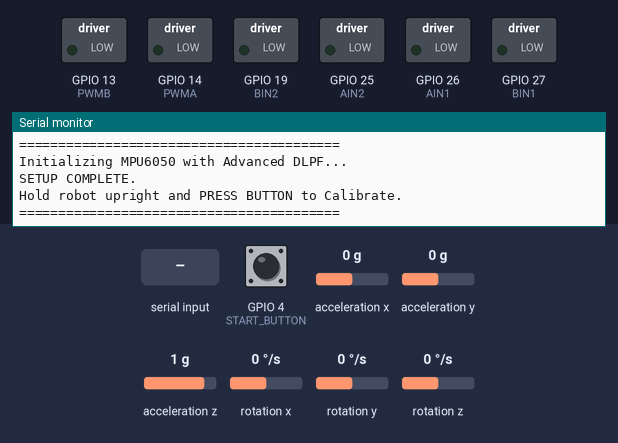
Bench run of a sketch on a simulated ESP32. Shown: switched loads named in the sketch (green lamp = pin HIGH), the last lines printed to the serial monitor. Wiring (inferred from the names in the program): MPU-6050 motion sensor at I2C address 0x68. The test bench sets the inputs (shaded band); at power-on: GPIO 4 (START_BUTTON) HIGH, acceleration x 0 g, acceleration y 0 g, acceleration z 1 g, rotation x 0 °/s, rotation y 0 °/s, rotation z 0 °/s.

Above: at 2.3 s.
2.4 s: GPIO 4 (START_BUTTON) pulled LOW for 0.15 s
At 3.2 s:
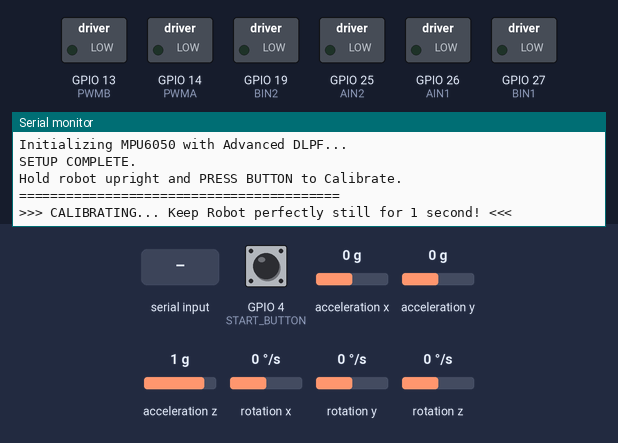
4.9 s: "O\n" received over Serial
At 5.6 s:
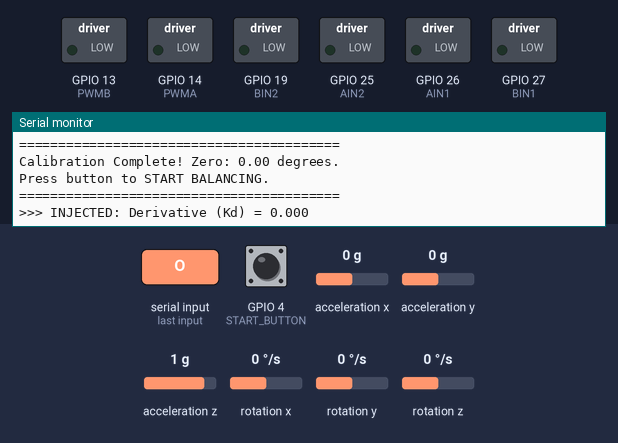
6.4 s: GPIO 4 (START_BUTTON) pulled LOW for 1 s
At 8.3 s:
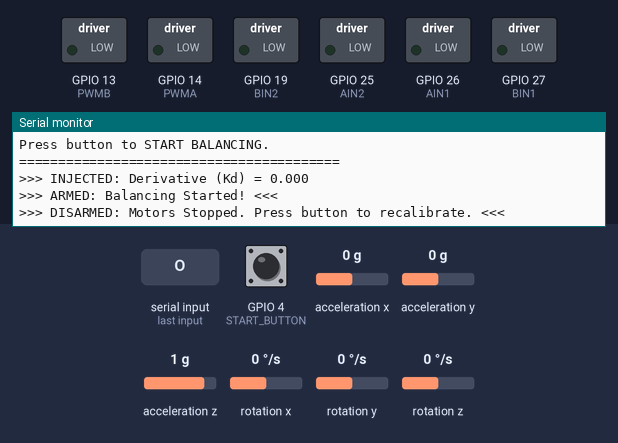
8.9 s: "J\n" received over Serial
At 9.8 s:
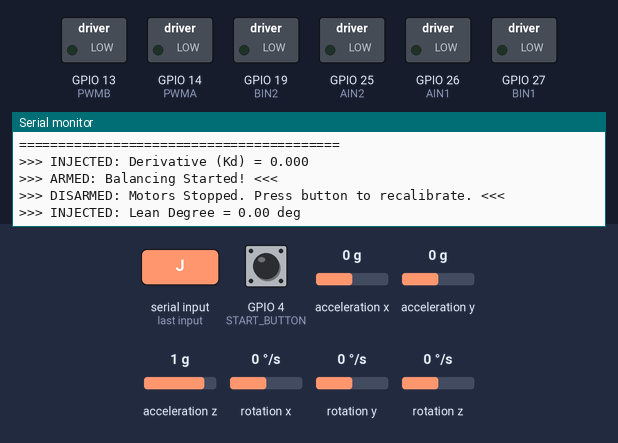
10.4 s: "h\n" received over Serial
At 10.9 s:
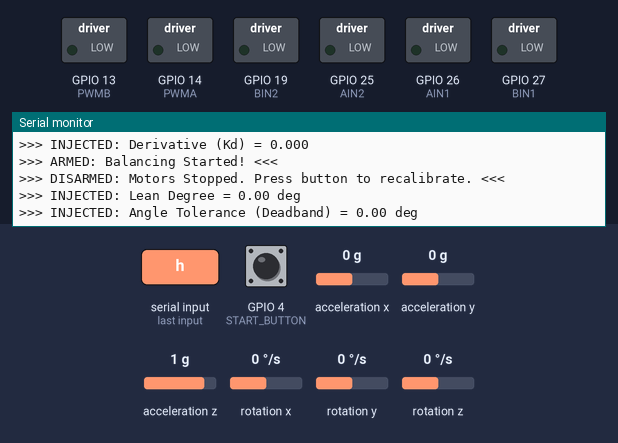

The sketch:

Self_PID_Dir_deg_serial.ino
```cpp
#include <Wire.h>
#include "Kalman.h"

/******************* HARDWARE PIN DEFINITIONS *********************/
const int START_BUTTON = 4;

// Motor A (Left)
const int PWMA = 14;
const int AIN1 = 26;
const int AIN2 = 25;

// Motor B (Right)
const int PWMB = 13;
const int BIN1 = 27;
const int BIN2 = 19;

// ESP32 I2C Pins
const int SDA_PIN = 22;
const int SCL_PIN = 23;

/******************* SYSTEM STATE VARIABLES *********************/
enum SystemState { DISARMED, CALIBRATING, READY, ARMED };
SystemState currentState = DISARMED;
unsigned long lastButtonPress = 0;

// Calibration Variables
unsigned long calibStartTime = 0;
float angleSum = 0;
int calibCount = 0;

/******************* MPU6050 KALMAN VARIABLES *********************/
const uint8_t IMUAddress = 0x68;
#define RESTRICT_PITCH
Kalman kalmanX;
Kalman kalmanY;

double accX, accY, accZ;
double gyroX, gyroY, gyroZ;
int16_t tempRaw;

double gyroXangle, gyroYangle;
double compAngleX, compAngleY;
double kalAngleX, kalAngleY;

uint32_t timer;
uint8_t i2cData[14];

/******************* PID CONTROLLER VARIABLES *********************/
float refAngle = 0.0; // Overwritten by Auto-Calibration

// Starting values based on your successful LQR tuning
float Kp = 18;
float Ki = 230;  // High integral to fight drift
float Kd = 0.55;

float err_integral = 0.0;
const float integral_limit = 800.0; // Anti-windup cap

float pid_output = 0;

// Motor Constraints
int max_speed = 180;
int min_speed = 20;         // Minimum PWM to break static friction
int motor_rest_limit = 40;  // Deadband to kill micro-vibration when perfectly balanced

/******************* MOVEMENT VARIABLES *********************/
float pitchOffset = 0.0;    // Current lean applied to the robot
float yawOffset = 0.0;      // Current differential steering applied
float leanDegree = 3.0;     // The angle the robot leans when commanded (adjustable via j**)
float angleTolerance = 0.0; // Angular Deadband where the robot sleeps (adjustable via h**)

unsigned long lastCmdTime = 0;
unsigned long moveDuration = 500; // Default movement time (500 ms)

void setup() {
  Serial.begin(115200);
  delay(1000);
  Serial.println("\n=========================================");
  Serial.println("Starting Advanced PID Movement Setup...");
  Serial.println("=========================================");

  // --- TUNING INSTRUCTIONS ---
  Serial.println(">>> LIVE TUNING COMMANDS:");
  Serial.println("  p** : Updates Proportional (Kp)");
  Serial.println("  i** : Updates Integral (Ki)");
  Serial.println("  o** : Updates Derivative (Kd)");
  Serial.println(">>> MOVEMENT COMMANDS:");
  Serial.println("  w, s : Move Forward / Backward");
  Serial.println("  a, d : Spin Left / Right");
  Serial.println("  x    : Emergency Stop");
  Serial.println(">>> MOVEMENT & TOLERANCE SETTINGS:");
  Serial.println("  h**  : Set Angle Tolerance/Deadband (e.g., h1.5 ignores errors < 1.5 deg)");
  Serial.println("  j**  : Set Lean Degree (e.g., j3.5 leans 3.5 degrees)");
  Serial.println("  t**  : Set Move Time (e.g., t1 = 100ms, t5 = 500ms)");
  Serial.println("=========================================\n");

  pinMode(START_BUTTON, INPUT_PULLUP);

  Wire.begin(SDA_PIN, SCL_PIN);
  Wire.setClock(400000UL); // Maximum I2C Speed

  pinMode(PWMA, OUTPUT); pinMode(AIN1, OUTPUT); pinMode(AIN2, OUTPUT);
  pinMode(PWMB, OUTPUT); pinMode(BIN1, OUTPUT); pinMode(BIN2, OUTPUT);
  analogWrite(PWMA, 0); analogWrite(PWMB, 0);

  Serial.println("Initializing MPU6050 with Advanced DLPF...");

  i2cData[0] = 7;    // Sample Rate = 1kHz
  i2cData[1] = 0x03; // ADVANCED: Enable Digital Low Pass Filter (~42Hz bandwidth)
  i2cData[2] = 0x00; // Gyro Range ±250 deg/s
  i2cData[3] = 0x00; // Accelerometer Range ±2g

  while (imuWrite(0x19, i2cData, 4, false));
  while (imuWrite(0x6B, 0x01, true));

  while (imuRead(0x75, i2cData, 1));
  delay(100);

  while (imuRead(0x3B, i2cData, 6));

  int16_t raw_accX = (int16_t)((i2cData[0] << 8) | i2cData[1]);
  int16_t raw_accY = (int16_t)((i2cData[2] << 8) | i2cData[3]);
  int16_t raw_accZ = (int16_t)((i2cData[4] << 8) | i2cData[5]);

  accZ = raw_accX;
  accY = raw_accY;
  accX = raw_accZ;

#ifdef RESTRICT_PITCH
  double roll  = atan2(accY, accZ) * RAD_TO_DEG;
  double pitch = atan(-accX / sqrt(accY * accY + accZ * accZ)) * RAD_TO_DEG;
#else
  double roll  = atan(accY / sqrt(accX * accX + accZ * accZ)) * RAD_TO_DEG;
  double pitch = atan2(-accX, accZ) * RAD_TO_DEG;
#endif

  kalmanX.setAngle(roll);
  kalmanY.setAngle(pitch);
  gyroXangle = roll; gyroYangle = pitch;
  compAngleX = roll; compAngleY = pitch;

  timer = micros();
  Serial.println("SETUP COMPLETE.");
  Serial.println("Hold robot upright and PRESS BUTTON to Calibrate.");
  Serial.println("=========================================");
}

void loop() {
  // ==========================================
  // MASTER SERIAL COMMAND PARSER
  // ==========================================
  if (Serial.available() > 0) {
    String input = Serial.readStringUntil('\n');
    input.trim();

    if (input.length() > 0) {
      char cmd = input.charAt(0);

      // 1. PID Tuning
      if (cmd == 'p' || cmd == 'P') {
        Kp = input.substring(1).toFloat();
        Serial.print(">>> INJECTED: Proportional (Kp) = "); Serial.println(Kp, 3);
      }
      else if (cmd == 'i' || cmd == 'I') {
        Ki = input.substring(1).toFloat();
        err_integral = 0; // Prevent jerks when tuning
        Serial.print(">>> INJECTED: Integral (Ki) = "); Serial.println(Ki, 4);
      }
      else if (cmd == 'o' || cmd == 'O') {
        Kd = input.substring(1).toFloat();
        Serial.print(">>> INJECTED: Derivative (Kd) = "); Serial.println(Kd, 3);
      }
      // 2. Movement Parameters
      else if (cmd == 'j' || cmd == 'J') {
        leanDegree = input.substring(1).toFloat();
        Serial.print(">>> INJECTED: Lean Degree = "); Serial.print(leanDegree, 2); Serial.println(" deg");
      }
      else if (cmd == 'h' || cmd == 'H') {
        angleTolerance = input.substring(1).toFloat();
        Serial.print(">>> INJECTED: Angle Tolerance (Deadband) = "); Serial.print(angleTolerance, 2); Serial.println(" deg");
      }
      else if (cmd == 't' || cmd == 'T') {
        float val = input.substring(1).toFloat();
        moveDuration = (unsigned long)(val * 100);
        Serial.print(">>> INJECTED: Move Time = "); Serial.print(moveDuration); Serial.println(" ms");
      }
      // 3. Directional Control
      else if (cmd == 'w' || cmd == 'W') {
        pitchOffset = leanDegree; yawOffset = 0; lastCmdTime = millis();
      }
      else if (cmd == 's' || cmd == 'S') {
        pitchOffset = -leanDegree; yawOffset = 0; lastCmdTime = millis();
      }
      else if (cmd == 'a' || cmd == 'A') {
        pitchOffset = leanDegree * 0.4; // A slight forward lean helps it spin gracefully
        yawOffset = -40;
        lastCmdTime = millis();
      }
      else if (cmd == 'd' || cmd == 'D') {
        pitchOffset = leanDegree * 0.4;
        yawOffset = 40;
        lastCmdTime = millis();
      }
      else if (cmd == 'x' || cmd == 'X') {
        pitchOffset = 0; yawOffset = 0;
      }
    }
  }

  // Auto-Decay: Stop moving if the set duration has elapsed
  if (millis() - lastCmdTime > moveDuration && pitchOffset != 0.0) {
    pitchOffset = pitchOffset * 0.9; // Smoothly ease back to balance point
    yawOffset = 0;
    if (abs(pitchOffset) < 0.05) pitchOffset = 0.0; // Snap to zero
  }

  // ==========================================
  // STATE MACHINE & BUTTON LOGIC
  // ==========================================
  if (digitalRead(START_BUTTON) == LOW && (millis() - lastButtonPress) > 500) {
    lastButtonPress = millis();

    if (currentState == DISARMED) {
      currentState = CALIBRATING;
      calibStartTime = millis();
      angleSum = 0;
      calibCount = 0;
      Serial.println(">>> CALIBRATING... Keep Robot perfectly still for 1 second! <<<");
    }
    else if (currentState == READY) {
      currentState = ARMED;
      err_integral = 0; // Fresh start for integral on arming
      Serial.println(">>> ARMED: Balancing Started! <<<");
    }
    else if (currentState == ARMED) {
      currentState = DISARMED;
      setMotorLeft(0); setMotorRight(0);
      Serial.println(">>> DISARMED: Motors Stopped. Press button to recalibrate. <<<");
    }
  }

  // ==========================================
  // IMU READING & KALMAN FILTER
  // ==========================================
  while (imuRead(0x3B, i2cData, 14));

  int16_t raw_accX = (int16_t)((i2cData[0] << 8) | i2cData[1]);
  int16_t raw_accY = (int16_t)((i2cData[2] << 8) | i2cData[3]);
  int16_t raw_accZ = (int16_t)((i2cData[4] << 8) | i2cData[5]);
  tempRaw = (int16_t)((i2cData[6] << 8) | i2cData[7]);
  int16_t raw_gyroX = (int16_t)((i2cData[8] << 8) | i2cData[9]);
  int16_t raw_gyroY = (int16_t)((i2cData[10] << 8) | i2cData[11]);
  int16_t raw_gyroZ = (int16_t)((i2cData[12] << 8) | i2cData[13]);

  // Vertical Remap & Inverted Gyro
  accZ = raw_accX;
  accY = raw_accY;
  accX = raw_accZ;
  gyroX = -raw_gyroZ;
  gyroY = raw_gyroY;
  gyroZ = raw_gyroX;

  double dt = (double)(micros() - timer) / 1000000;
  timer = micros();

#ifdef RESTRICT_PITCH
  double roll  = atan2(accY, accZ) * RAD_TO_DEG;
  double pitch = atan(-accX / sqrt(accY * accY + accZ * accZ)) * RAD_TO_DEG;
#else
  double roll  = atan(accY / sqrt(accX * accX + accZ * accZ)) * RAD_TO_DEG;
  double pitch = atan2(-accX, accZ) * RAD_TO_DEG;
#endif

  double gyroXrate = gyroX / 131.0;
  double gyroYrate = gyroY / 131.0;

#ifdef RESTRICT_PITCH
  if ((roll < -90 && kalAngleX > 90) || (roll > 90 && kalAngleX < -90)) {
    kalmanX.setAngle(roll); compAngleX = roll; kalAngleX = roll; gyroXangle = roll;
  } else
    kalAngleX = kalmanX.getAngle(roll, gyroXrate, dt);

  if (abs(kalAngleX) > 90) gyroYrate = -gyroYrate;
  kalAngleY = kalmanY.getAngle(pitch, gyroYrate, dt);
#else
  if ((pitch < -90 && kalAngleY > 90) || (pitch > 90 && kalAngleY < -90)) {
    kalmanY.setAngle(pitch); compAngleY = pitch; kalAngleY = pitch; gyroYangle = pitch;
  } else
    kalAngleY = kalmanY.getAngle(pitch, gyroYrate, dt);

  if (abs(kalAngleY) > 90) gyroXrate = -gyroXrate;
  kalAngleX = kalmanX.getAngle(roll, gyroXrate, dt);
#endif

  // ==========================================
  // AUTO CALIBRATION LOGIC
  // ==========================================
  if (currentState == CALIBRATING) {
    if (millis() - calibStartTime < 1000) {
      angleSum += kalAngleX;
      calibCount++;
    } else {
      refAngle = angleSum / calibCount;
      currentState = READY;
      Serial.println("=========================================");
      Serial.print("Calibration Complete! Zero: ");
      Serial.print(refAngle);
      Serial.println(" degrees.");
      Serial.println("Press button to START BALANCING.");
      Serial.println("=========================================");
    }
  }

  // ==========================================
  // PID COMPUTATION LOGIC
  // ==========================================
  // Target angle incorporates the user's lean command for movement
  float targetAngle = refAngle + pitchOffset;

  float raw_err_angle = kalAngleX - targetAngle;
  float err_angle = 0.0;
  float err_angvel = gyroXrate;

  // Apply the Angular Deadband (h**)
  if (abs(raw_err_angle) > angleTolerance) {
    err_angle = raw_err_angle; // Pass the error through if it exceeds the tolerance limit
  }

  if (currentState == ARMED) {
    if (abs(err_angle) < 15 && err_angle != 0.0) {
      err_integral += err_angle * dt;
      if (err_integral > integral_limit) err_integral = integral_limit;
      if (err_integral < -integral_limit) err_integral = -integral_limit;
    } else if (err_angle == 0.0) {
      // Do nothing to the integral if we are perfectly resting in the deadband
    } else {
      err_integral = 0; // Reset if the robot tips over completely
    }

    pid_output = (Kp * err_angle) + (Ki * err_integral) + (Kd * err_angvel);

    if (abs(raw_err_angle) > 60) {
      setMotorLeft(0); setMotorRight(0); // Safety Cutoff based on raw angle
    } else {
      // Differential steering applied to the final PID output
      setMotorLeft(pid_output + yawOffset);
      setMotorRight(pid_output - yawOffset);
    }
  } else {
    setMotorLeft(0); setMotorRight(0);
  }
}

// ================================================================
// ===               DIFFERENTIAL MOTOR CONTROL                 ===
// ================================================================
void setMotorLeft(float output) {
  int speed = abs(output);

  if (speed < motor_rest_limit) {
    speed = 0;
  } else if (speed < min_speed) {
    speed = min_speed;
  }

  if (speed > max_speed) speed = max_speed;

  if (output > 0) {
    digitalWrite(AIN1, LOW);  digitalWrite(AIN2, HIGH);
  } else if (output < 0) {
    digitalWrite(AIN1, HIGH); digitalWrite(AIN2, LOW);
  } else {
    digitalWrite(AIN1, LOW);  digitalWrite(AIN2, LOW);
    speed = 0;
  }
  analogWrite(PWMA, speed);
}

void setMotorRight(float output) {
  int speed = abs(output);

  if (speed < motor_rest_limit) {
    speed = 0;
  } else if (speed < min_speed) {
    speed = min_speed;
  }

  if (speed > max_speed) speed = max_speed;

  if (output > 0) {
    digitalWrite(BIN1, HIGH); digitalWrite(BIN2, LOW);
  } else if (output < 0) {
    digitalWrite(BIN1, LOW);  digitalWrite(BIN2, HIGH);
  } else {
    digitalWrite(BIN1, LOW);  digitalWrite(BIN2, LOW);
    speed = 0;
  }
  analogWrite(PWMB, speed);
}

// ================================================================
// ===               IMU HELPER FUNCTIONS                       ===
// ================================================================
bool imuWrite(uint8_t registerAddress, uint8_t data, bool sendStop) { return imuWrite(registerAddress, &data, 1, sendStop); }
bool imuWrite(uint8_t registerAddress, uint8_t *data, uint8_t length, bool sendStop) {
  Wire.beginTransmission(IMUAddress); Wire.write(registerAddress); Wire.write(data, length);
  uint8_t rcode = Wire.endTransmission(sendStop);
  if (rcode) { Serial.print(F("imuWrite failed: ")); Serial.println(rcode); return true; }
  return false;
}
uint8_t imuRead(uint8_t registerAddress, uint8_t *data, uint8_t nbytes) {
  uint32_t timeOutTimer; Wire.beginTransmission(IMUAddress); Wire.write(registerAddress);
  uint8_t rcode = Wire.endTransmission(false);
  if (rcode) { Serial.print(F("imuRead failed: ")); Serial.println(rcode); return rcode; }
  Wire.requestFrom(IMUAddress, nbytes, (uint8_t)true);
  for (uint8_t i = 0; i < nbytes; i++) {
    if (Wire.available()) data[i] = Wire.read();
    else {
      timeOutTimer = micros(); while (((micros() - timeOutTimer) < 1000) && !Wire.available());
      if (Wire.available()) data[i] = Wire.read(); else return 5;
    }
  }
  return 0;
}
```

Kalman.cpp
```cpp
// (licence header left out)
#include "Kalman.h"

Kalman::Kalman() {
    /* We will set the variables like so, these can also be tuned by the user */
    Q_angle = 0.001f;
    Q_bias = 0.003f;
    R_measure = 0.03f;

    angle = 0.0f; // Reset the angle
    bias = 0.0f; // Reset bias

    P[0][0] = 0.0f; // Since we assume that the bias is 0 and we know the starting angle (use setAngle), the error covariance matrix is set like so - see: http://en.wikipedia.org/wiki/Kalman_filter#Example_application.2C_technical
    P[0][1] = 0.0f;
    P[1][0] = 0.0f;
    P[1][1] = 0.0f;
};

// The angle should be in degrees and the rate should be in degrees per second and the delta time in seconds
float Kalman::getAngle(float newAngle, float newRate, float dt) {
    // KasBot V2  -  Kalman filter module - http://www.x-firm.com/?page_id=145
    // Modified by Kristian Lauszus
    // See my blog post for more information: http://blog.tkjelectronics.dk/2012/09/a-practical-approach-to-kalman-filter-and-how-to-implement-it

    // Discrete Kalman filter time update equations - Time Update ("Predict")
    // Update xhat - Project the state ahead
    /* Step 1 */
    rate = newRate - bias;
    angle += dt * rate;

    // Update estimation error covariance - Project the error covariance ahead
    /* Step 2 */
    P[0][0] += dt * (dt*P[1][1] - P[0][1] - P[1][0] + Q_angle);
    P[0][1] -= dt * P[1][1];
    P[1][0] -= dt * P[1][1];
    P[1][1] += Q_bias * dt;

    // Discrete Kalman filter measurement update equations - Measurement Update ("Correct")
    // Calculate Kalman gain - Compute the Kalman gain
    /* Step 4 */
    float S = P[0][0] + R_measure; // Estimate error
    /* Step 5 */
    float K[2]; // Kalman gain - This is a 2x1 vector
    K[0] = P[0][0] / S;
    K[1] = P[1][0] / S;

    // Calculate angle and bias - Update estimate with measurement zk (newAngle)
    /* Step 3 */
    float y = newAngle - angle; // Angle difference
    /* Step 6 */
    angle += K[0] * y;
    bias += K[1] * y;

    // Calculate estimation error covariance - Update the error covariance
    /* Step 7 */
    float P00_temp = P[0][0];
    float P01_temp = P[0][1];

    P[0][0] -= K[0] * P00_temp;
    P[0][1] -= K[0] * P01_temp;
    P[1][0] -= K[1] * P00_temp;
    P[1][1] -= K[1] * P01_temp;

    return angle;
};

void Kalman::setAngle(float angle) { this->angle = angle; }; // Used to set angle, this should be set as the starting angle
float Kalman::getRate() { return this->rate; }; // Return the unbiased rate

/* These are used to tune the Kalman filter */
void Kalman::setQangle(float Q_angle) { this->Q_angle = Q_angle; };
void Kalman::setQbias(float Q_bias) { this->Q_bias = Q_bias; };
void Kalman::setRmeasure(float R_measure) { this->R_measure = R_measure; };

float Kalman::getQangle() { return this->Q_angle; };
float Kalman::getQbias() { return this->Q_bias; };
float Kalman::getRmeasure() { return this->R_measure; };
```

Source omitted: Kalman.h (2151 bytes)

Measured:
- after the input at 2.4 s, the serial monitor: prints a new line at once (image 1)
- after the input at 4.9 s, the serial monitor: prints a new line at once (image 2)
- after the input at 6.4 s, the serial monitor: prints a new line at once (image 3)
- after the input at 8.9 s, the serial monitor: prints a new line at once (image 4)
- after the input at 10.4 s, the serial monitor: prints a new line at once (image 5)
